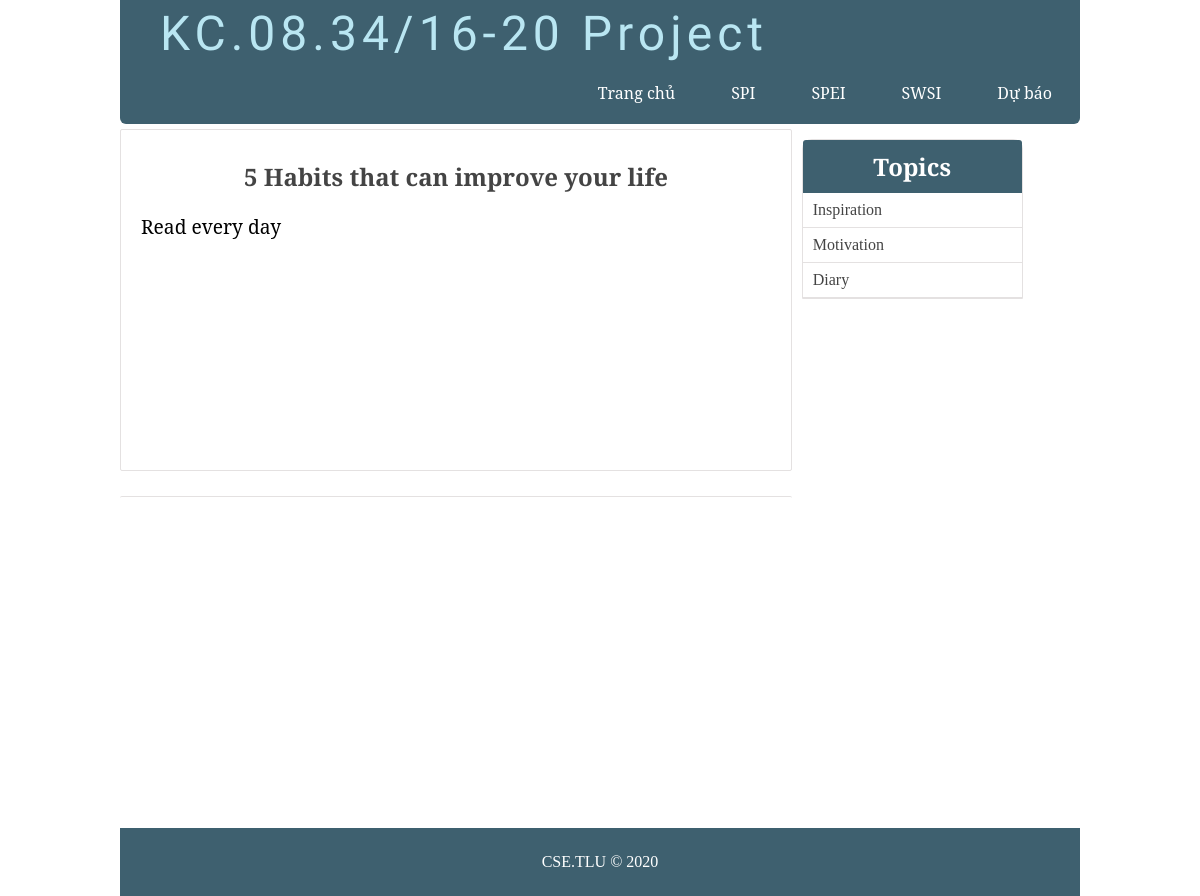
Screenshot of /project04/single_post.php?post-slug=5-habits-that-can-improve-your-life with the database file from the repository.
### tables this page shows
CREATE TABLE `posts` (
  `id` int(11) NOT NULL,
  `user_id` int(11) DEFAULT NULL,
  `title` varchar(255) NOT NULL,
  `slug` varchar(255) NOT NULL,
  `views` int(11) NOT NULL DEFAULT '0',
  `image` varchar(255) NOT NULL,
  `body` text NOT NULL,
  `published` tinyint(1) NOT NULL,
  `created_at` timestamp NOT NULL DEFAULT CURRENT_TIMESTAMP ON UPDATE CURRENT_TIMESTAMP,
  `updated_at` timestamp NULL DEFAULT NULL
);

CREATE TABLE `topics` (
  `id` int(11) NOT NULL,
  `name` varchar(255) NOT NULL,
  `slug` varchar(255) NOT NULL
);

### project04/includes/all_functions.php (called while the page is built, shortened)
<?php
	function getPost($slug){
		global $conn;
		$post_slug = $_GET['post-slug'];
		$sql = "SELECT * FROM posts WHERE slug='$post_slug' AND published=true";
		$result = mysqli_query($conn, $sql);
		$post = mysqli_fetch_assoc($result);
		$post['topic'] = getPostTopic($post['id']);
		return $post;
	}
	function getPostTopic($post_id){
		global $conn;
		$sql = "SELECT * FROM topics WHERE id=
				(SELECT topic_id FROM post_topic WHERE post_id=$post_id LIMIT 1) LIMIT 1";
		$result = mysqli_query($conn, $sql);
		$topic = mysqli_fetch_assoc($result);
		return $topic;
	}
	function getAllTopics()
	{
		global $conn;
		$sql = "SELECT * FROM topics";
		$result = mysqli_query($conn, $sql);
		$topics = mysqli_fetch_all($result, MYSQLI_ASSOC);
		return $topics;
	}
?>

### project04/single_post.php (the view, shortened to what this page needs)
<?php  include('config.php'); ?>
<?php  include('includes/all_functions.php'); ?>
<?php
	if (isset($_GET['post-slug'])) {
		$post = getPost($_GET['post-slug']);
	}
	$topics = getAllTopics();
?>
<?php include('includes/public/head_section.php'); ?>
</head>
<body>
<div class="container">
		<?php include( ROOT_PATH . '/includes/public/navbar.php'); ?>
	<div class="content" >
		<div class="post-wrapper">
			<div class="full-post-div">
				<h2 class="post-title"><?php echo $post['title']; ?></h2>
				<div class="post-body-div">
					<?php echo html_entity_decode($post['body']); ?>
				</div>
			</div>
			<div class="post-comments">
			</div>
		</div>
		<div class="post-sidebar">
			<div class="card">
				<div class="card-header">
					<h2>Topics</h2>
				</div>
				<div class="card-content">
					<?php foreach ($topics as $topic): ?>
						<a
							href="<?php echo BASE_URL . 'filtered_posts.php?topic=' . $topic['id'] ?>">
							<?php echo $topic['name']; ?>
						</a>
					<?php endforeach ?>
				</div>
			</div>
		</div>
	</div>
</div>
<?php include( ROOT_PATH . '/includes/public/footer.php'); ?>

### project04/static/css/public_styling.css (style rules this page uses)
* { margin: 0px; padding: 0px; }
html { height: 100%; box-sizing: border-box; }
body { position: relative; margin: 0; padding-bottom: 6rem; min-height: 100%; }
h1, h2, h3, h4, h5, h6 { color: #444; font-family: 'Averia Serif Libre', cursive; }
a { text-decoration: none; }
.container { width: 80%; margin: 0px auto; }
.content { margin: 5px auto; border-radius: 5px; min-height: 400px; }
.content:after { content: ""; display: block; clear: both; }
.content .post-wrapper { width: 70%; float: left; min-height: 250px; }
.full-post-div { min-height: 300px; padding: 20px; border: 1px solid #e4e1e1; border-radius: 2px; }
.full-post-div h2.post-title { margin: 10px auto 20px; text-align: center; }
.post-body-div { font-family: 'Noto Serif', serif; font-size: 1.2em; }
.post-sidebar { width: 24%; float: left; margin-left: 5px; min-height: 400px; }
.content .post-comments { margin-top: 25px; border-radius: 2px; border-top: 1px solid #e4e1e1; padding: 10px; }
.post-sidebar .card { width: 95%; margin: 10px auto; border: 1px solid #e4e1e1; border-radius: 10px 10px 0px 0px; }
.post-sidebar .card .card-header { padding: 10px; text-align: center; border-radius: 3px 3px 0px 0px; background: #3E606F; }
.post-sidebar .card .card-header h2 { color: white; }
.post-sidebar .card .card-content a { display: block; box-sizing: border-box; padding: 8px 10px; border-bottom: 1px solid #e4e1e1; color: #444; }

### rows the page displays
posts: title "5 Habits that can improve your life", body "Read every day"
topics: name "Inspiration"
topics: name "Motivation"
topics: name "Diary"
